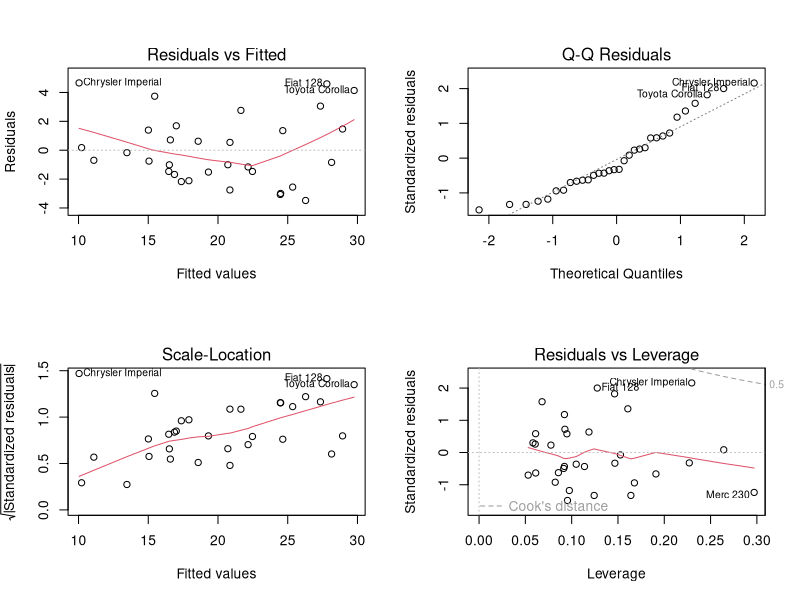
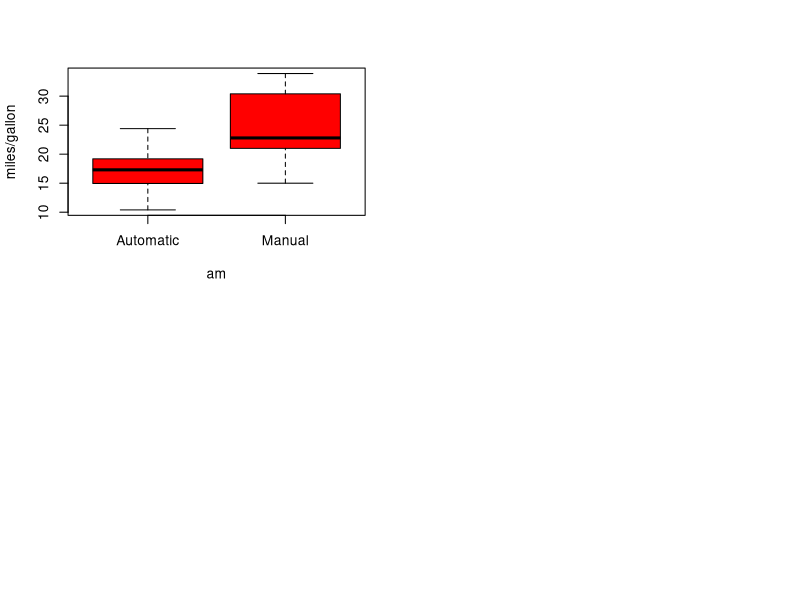

Write the R code that produced these figures, in order.
## ---- chunk 1
data(mtcars)#load data

fit.full <- lm(mpg ~ ., data=mtcars)
fit.best <- step(fit.full, direction="backward")
## ---- chunk 2
#fitted coefficients for best mdoel
summary(fit.best)

#confidence interval of the bestfit
confint(fit.best, "am", level=0.95)
## ---- chunk 3
par(mfrow=c(2, 2))
plot(fit.best)
## ---- chunk 4
boxplot(mpg ~ am, data = mtcars, col = "red", ylab = "miles/gallon", names=c("Automatic", "Manual"))
